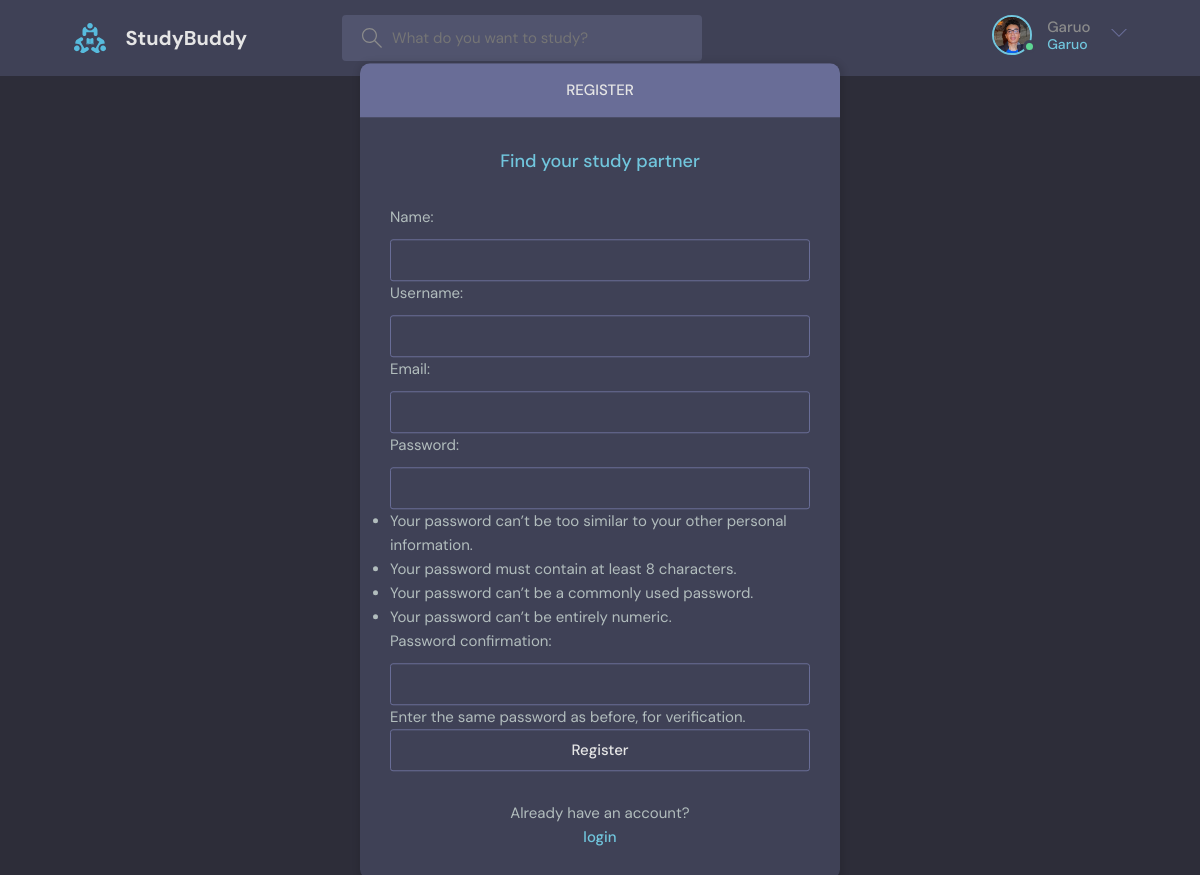
Page /register (signed in) on the committed database.
### base/models.py (models this page shows)
class User(AbstractUser):
    name = models.CharField(max_length=200, null=True)
    email = models.EmailField(unique=True, null=True)
    bio = models.TextField(null=True)
    username = models.CharField(unique=True,max_length=200)
    avatar = models.ImageField(null=True, default="avatar.svg")
    REQUIRED_FIELDS = []

### base/views.py (the view, shortened to what this page needs)
# urls.py: path("register",views.register,name="register"),
def register(request):
    form = MyUserCreationForm()
    page="register"
    context={"page":page,"form":form}
    return render(request,"base/login_regirster.html",context)

### base/forms.py
class MyUserCreationForm(UserCreationForm):
    class Meta:
        model = User
        fields = ['name', 'username', 'email', 'password1', 'password2']

### base/templates/base/login_regirster.html (shortened to what this page needs)
{%extends 'main.html'%}
{%block content%}
{%if page == "register"%}
<main class="auth layout">
  <div class="container">
    <div class="layout__box">
      <div class="layout__boxHeader">
        <div class="layout__boxTitle">
          <h3>Register</h3>
        </div>
      </div>
      <div class="layout__body">
        <h2 class="auth__tagline">Find your study partner</h2>
        <form class="form" method="POST" action="">
          <div class="form__group form__group">
             <form method="POST" action="">
              {{form.as_p}}
            <input type="submit" value="Register" />
           </form>
        <div class="auth__action">
          <p>Already have an account?</p>
          <a href="{%url 'user-login'%}" class="btn btn--link">login</a>
        </div>
      </div>
    </div>
  </div>
</main>
{%endif%}
{%endblock%}

### templates/navbar/navbar.html (shortened to what this page needs)
{% load static %}
<header class="header header--loggedIn">
      <div class="container">
        <a href="/" class="header__logo">
          <img src="{%static 'images/logo.svg'%}" />
          <h1>StudyBuddy</h1>
        </a>
        <form class="header__search" method="GET" action="{%url 'home'%}">
          <label>
            <input type="search" name='q' placeholder="What do you want to study?"></input>
          </label>
        </form>
        <nav class="header__menu">
        {% if user.is_authenticated %}
                <div class="header__user">
            <a href="{%url 'profile' user.id %}">
              <div class="avatar avatar--medium active">
                <img src="{{user.avatar.url}}" />
              </div>
              <p>{{user.username}}<span>{{user.username}}</span></p>
            </a>
            <button class="dropdown-button">
              <svg
                version="1.1"
                xmlns="http://www.w3.org/2000/svg"
                width="32"
                height="32"
                viewBox="0 0 32 32"
              >
                <title>chevron-down</title>
                <path d="M16 21l-13-13h-3l16 16 16-16h-3l-13 13z"></path>
              </svg>
            </button>
          </div>
        {%else%}
        <a href="{%url 'user-login'%}"> <img src="{%static 'images/avatar.svg'%}" /> <p>login</p> </a>
        {%endif%}
        </nav>
      </div>
    </header>

### rows in the picture
User: avatar (picture), username "Garuo"
